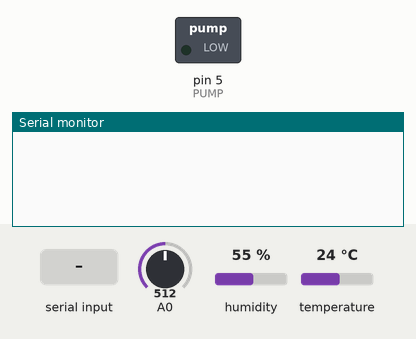
This sketch was run on a simulated Arduino Uno, built with avr-gcc and run on an emulated ATmega328P. On the bench: switched loads named in the sketch (green lamp = pin HIGH), the last lines printed to the serial monitor. The inputs (shaded band) are chosen by the test bench; at power-on: A0 = 512, humidity 55 %, temperature 24 °C.

Above: at 1.2 s.
1.3 s: "90,45\n" received over the second serial link
At 2.0 s:
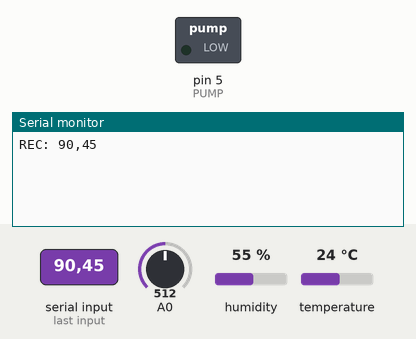
2.8 s: "5\n" received over the second serial link
At 4.0 s:
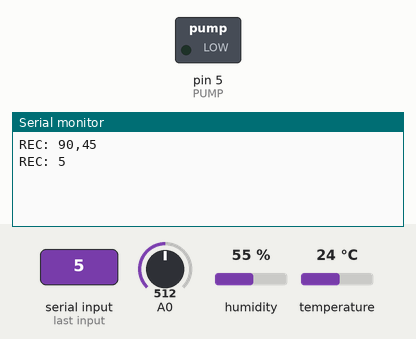
4.3 s: "1,90,45\n" received over the second serial link
At 5.1 s:
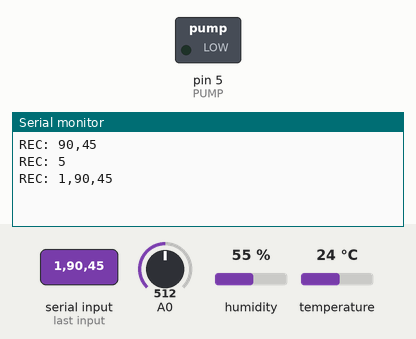

Measured:
- after the input at 1.3 s, the serial monitor: prints a new line at once (image 1)
- after the input at 2.8 s, the serial monitor: prints a new line at once (image 2)
- after the input at 4.3 s, the serial monitor: prints a new line at once (image 3)

The sketch:

main.ino
```cpp
#include <DHT.h>
#include <DHT_U.h>
#include <SoftwareSerial.h>

SoftwareSerial mySerial(2, 3); // RX, TX

#define DHTTYPE DHT11
#define DHTPIN 4
#define PUMP 5

DHT_Unified dht(DHTPIN, DHTTYPE);

sensors_event_t event;

unsigned long old_time = 0;
unsigned long total_time = 0;
bool is_pump_on = false;
bool watering_need = false;
int wait_time = 15000;

float humidity;
float soil_humidity = 0;
float temperature = 0;

float base_humidity = -1;
float top_humidity = -1;

void setup () {
  pinMode(A0, INPUT);
  pinMode(PUMP, OUTPUT);
  Serial.begin(9600);
  mySerial.begin(115200);
  dht.begin();
}

void loop() {
  soil_humidity = (((- analogRead(A0) + 1023) / 773.0) * 100);

  dht.temperature().getEvent(&event);
  if (!isnan(event.temperature)) {
    temperature = event.temperature;
  }

  dht.humidity().getEvent(&event);
  if (!isnan(event.relative_humidity)) {
    humidity = event.relative_humidity;
  }

   bt_out();


  if (mySerial.available()) {
    String bt_in = mySerial.readStringUntil('\n');
    mySerial.flush();
    char bt_command = bt_in[0];

    Serial.print("REC: ");
    Serial.println(bt_in);

//    Serial.print("B: ");
//    Serial.println(bt_in.substring(5, 8).toFloat());

    switch (bt_command) {
      case 'A':
        base_humidity = bt_in.substring(1, 4).toFloat();
        top_humidity = bt_in.substring(4, 7).toFloat();
        break;
      case 'P':
        watering_need = true;
        break;
    }
  }
  controller();
}

void bt_out() {
  mySerial.print("S");
  mySerial.println(soil_humidity);

  mySerial.print("T");
  mySerial.println(temperature);

  mySerial.print("H");
  mySerial.println(humidity);

  mySerial.print("P");
  mySerial.println(is_pump_on);

  delay(20);
//  Serial.print("LOW:");
//  Serial.print(base_humidity);
//  Serial.print(" HIGH:");
//  Serial.println(top_humidity);
//  Serial.print("P on: ");
//  Serial.println(is_pump_on);
//  Serial.print("Time: ");
//  Serial.println(total_time);
}

void controller() {
  unsigned long delta_time = calculate_deltatime();
  total_time += delta_time;

  if (base_humidity > -1) {
    if (soil_humidity < base_humidity) {
      watering_need = true;
    }

    if (soil_humidity > top_humidity) {
      watering_need = false;
    }

    if (watering_need) {
      if (!is_pump_on) {
        if (total_time > wait_time) {
          pump_on();
          total_time = 0;
        }
      } else {
        if (total_time > 3000) {
          pump_off();
          total_time = 0;
        }
      }
    }
  }
}

unsigned long calculate_deltatime() {
  unsigned long current_time = millis();
  unsigned long delta_time = current_time - old_time;
  old_time = current_time;
  return delta_time;
}

void pump_on() {
  digitalWrite(PUMP, HIGH);
  is_pump_on = true;
}

void pump_off () {
  digitalWrite(PUMP, LOW);
  is_pump_on = false;
}
```
